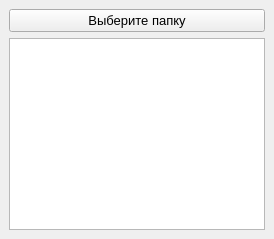
  <widget class="QDockWidget" name="dockExplorer">
   <property name="enabled">
    <bool>true</bool>
   </property>
   <property name="minimumSize">
    <size>
     <width>174</width>
     <height>177</height>
    </size>
   </property>
   <property name="floating">
    <bool>false</bool>
   </property>
   <property name="features">
    <set>QDockWidget::DockWidgetClosable|QDockWidget::DockWidgetMovable</set>
   </property>
   <property name="windowTitle">
    <string>ПРОВОДНИК</string>
   </property>
   <attribute name="dockWidgetArea">
    <number>1</number>
   </attribute>
   <widget class="QWidget" name="dockExplorerContainer">
    <layout class="QVBoxLayout" name="verticalLayout">
     <property name="spacing">
      <number>7</number>
     </property>
     <property name="leftMargin">
      <number>0</number>
     </property>
     <property name="topMargin">
      <number>0</number>
     </property>
     <property name="rightMargin">
      <number>0</number>
     </property>
     <property name="bottomMargin">
      <number>0</number>
     </property>
     <item>
      <widget class="QWidget" name="dockExplorerSubContainer" native="true">
       <layout class="QVBoxLayout" name="verticalLayout_2">
        <item>
         <widget class="QWidget" name="explorerButtons" native="true">
          <layout class="QHBoxLayout" name="horizontalLayout_5">
           <property name="spacing">
            <number>0</number>
           </property>
           <property name="leftMargin">
            <number>0</number>
           </property>
           <property name="topMargin">
            <number>0</number>
           </property>
           <property name="rightMargin">
            <number>0</number>
           </property>
           <property name="bottomMargin">
            <number>0</number>
           </property>
           <item>
            <widget class="QPushButton" name="buttonSelectFolder">
             <property name="font">
              <font>
               <pointsize>10</pointsize>
              </font>
             </property>
             <property name="text">
              <string>Выберите папку</string>
             </property>
            </widget>
           </item>
          </layout>
         </widget>
        </item>
        <item>
         <widget class="QTreeView" name="treeView"/>
        </item>
       </layout>
      </widget>
     </item>
    </layout>
   </widget>
  </widget>
